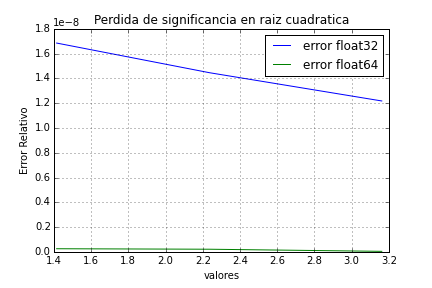

The script that saved this image:
# -*- coding: utf-8 -*-
"""
Created on Sun Aug 04 19:18:02 2019

@author: Andrés Vera
"""

import scipy as sp
from matplotlib import pyplot
import matplotlib.pylab as plt
from numpy import *
#numeros a usar
nros = [2 , 5 , 10]

#raices de los numeros usados
raicesreales = [ 1.414213562 , 2.236067978 , 3.16227766]

#raices con float32
float32 = []
for i in nros:
    m = sp.float32(sqrt(i))
    float32.append(m)
    
#raices con float64
float64 = []
for i in nros:
    n = sp.float64(sqrt(i))
    float64.append(n)
    
#calculo de errores    
error32 = []
i= 0 
T = 3
while i < T:
        error = abs((float32[i] - raicesreales[i])/raicesreales[i])
        error32.append(error)      
        i += 1 
i = 0         
error64 = []
while i < T:
        error = abs((float64[i] - raicesreales[i])/raicesreales[i])
        error64.append(error)
        i += 1 
        
print "valores exactos:", raicesreales
print "valores float32" , float32
print "error de float32", error32
print "valors float64", float64
print "error de float64", error64

#grafico de comparacion
plt.figure(1)
plt.plot(raicesreales, error32, label="Error float 32" )
plt.plot(raicesreales, error64, label="Error float 64" )


plt.xlabel("valores")
plt.ylabel("Error Relativo")
plt.grid(True)

plt.title("Perdida de significancia en raiz cuadratica")
plt.legend(["error float32", "error float64"])
plt.savefig("loss-of-significance.png")

plt.show()


